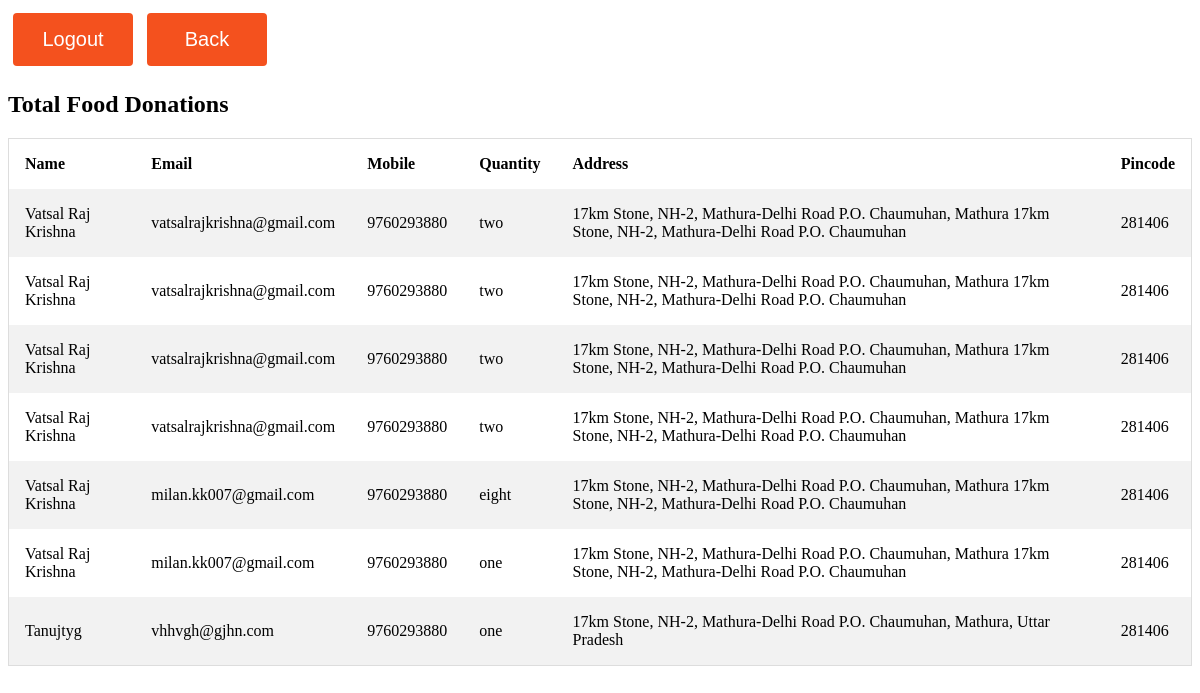
The app's page /Time/new1.php (signed in) with its own data.
### tables this page shows
CREATE TABLE `food` (
  `Name` varchar(20) NOT NULL,
  `email` varchar(50) NOT NULL,
  `quantity` varchar(100) NOT NULL,
  `address` mediumtext NOT NULL,
  `Mobile` varchar(20) NOT NULL,
  `pin` varchar(10) NOT NULL
);

### Time/new1.php (the view, shortened to what this page needs)
<?php
if(strlen($_SESSION['username'])==0)
    {
header('location:../Login/index.php');
}
else{
?>
    <!DOCTYPE html>
    <html lang="en">
    <head>
    </head>
    <body>
        <div class="log">
            <a href="logout.php">  <button class="button" style="vertical-align:middle" ><span>Logout </span></button></a>
            <a          href="../new.php">  <button class="button" style="vertical-align:middle" ><span>Back</span></button></a>
        </div>
        <h2>Total Food Donations</h2>
        <table>
            <tr>
                <th>Name</th>
                <th>Email</th>
                <th>Mobile</th>
				<th>Quantity</th>
                <th>Address</th>
                <th>Pincode</th>
            </tr>
            <?php
     $con=mysqli_connect("localhost","root","","almstock") or die(mysql_error());
                    $sql = "SELECT * FROM food ";
                    $result = mysqli_query($con, $sql);
                        if (mysqli_num_rows($result) > 0) {
                            while($row = mysqli_fetch_assoc($result)) {
                                echo    '
                                      <tr>
                                      <td>'.$row["Name"].'</td>
                                      <td>'.$row["email"].'</td>
                                      <td>'.$row["Mobile"].'</td>
									  <td>'.$row["quantity"].'</td>
                                      <td>'.$row["address"].'</td>
                                      <td>'.$row["pin"].'</td>
                                      </tr>';
                                }
                        } else {
                            echo "";
                        }
                        ?>
        </table>
    </body>
    </html>
<?php } ?>

### Time/new1.php (style rules this page uses)
table { border-collapse: collapse; border-spacing: 0; width: 100%; border: 1px solid #ddd; }
th, td { text-align: left; padding: 16px; }
tr:nth-child(even) { background-color: #f2f2f2 }
.button { display: inline-block; border-radius: 4px; background-color: #f4511e; border: none; color: #FFFFFF; text-align: center; font-size: 20px; padding: 15px; width: 120px; transition: all 0.5s; cursor: pointer; margin: 5px; }
.button span { cursor: pointer; display: inline-block; position: relative; transition: 0.5s; }
.button span:after { content: '\21D0'; position: absolute; opacity: 0; top: 0; right: -20px; transition: 0.5s; }

### records on screen
food: Name "Vatsal Raj Krishna", email "vatsalrajkrishna@gmail.com", Mobile "9760293880", quantity "two", address "17km Stone, NH-2, Mathura-Delhi Road P.O. Chaumuhan, Mathura 17km Stone, NH-2, Mathura-Delhi Road P.O. Chaumuhan", pin "281406"
food: Name "Vatsal Raj Krishna", email "vatsalrajkrishna@gmail.com", Mobile "9760293880", quantity "two", address "17km Stone, NH-2, Mathura-Delhi Road P.O. Chaumuhan, Mathura 17km Stone, NH-2, Mathura-Delhi Road P.O. Chaumuhan", pin "281406"
food: Name "Vatsal Raj Krishna", email "vatsalrajkrishna@gmail.com", Mobile "9760293880", quantity "two", address "17km Stone, NH-2, Mathura-Delhi Road P.O. Chaumuhan, Mathura 17km Stone, NH-2, Mathura-Delhi Road P.O. Chaumuhan", pin "281406"
food: Name "Vatsal Raj Krishna", email "vatsalrajkrishna@gmail.com", Mobile "9760293880", quantity "two", address "17km Stone, NH-2, Mathura-Delhi Road P.O. Chaumuhan, Mathura 17km Stone, NH-2, Mathura-Delhi Road P.O. Chaumuhan", pin "281406"
food: Name "Vatsal Raj Krishna", email "milan.kk007@gmail.com", Mobile "9760293880", quantity "eight", address "17km Stone, NH-2, Mathura-Delhi Road P.O. Chaumuhan, Mathura 17km Stone, NH-2, Mathura-Delhi Road P.O. Chaumuhan", pin "281406"
food: Name "Vatsal Raj Krishna", email "milan.kk007@gmail.com", Mobile "9760293880", quantity "one", address "17km Stone, NH-2, Mathura-Delhi Road P.O. Chaumuhan, Mathura 17km Stone, NH-2, Mathura-Delhi Road P.O. Chaumuhan", pin "281406"
food: Name "Tanujtyg", email "vhhvgh@gjhn.com", Mobile "9760293880", quantity "one", address "17km Stone, NH-2, Mathura-Delhi Road P.O. Chaumuhan, Mathura, Uttar Pradesh", pin "281406"
